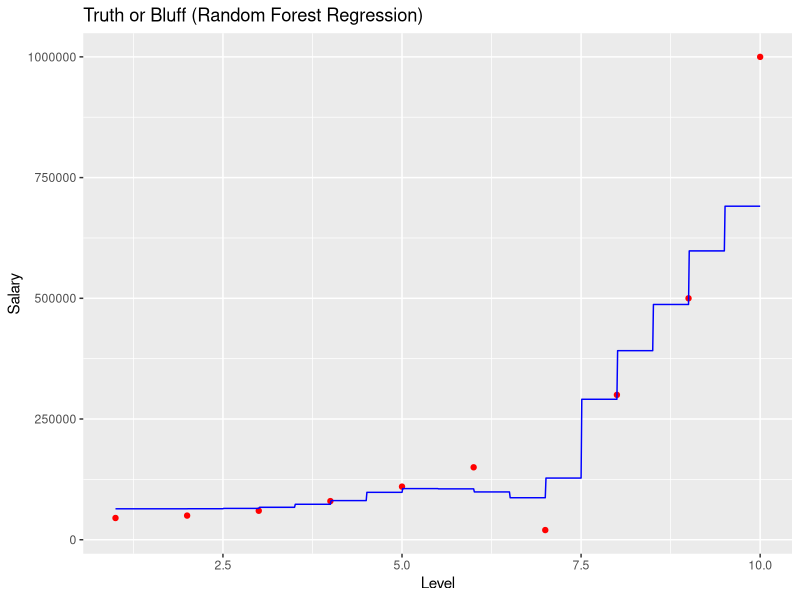

Recreate this plot in R.
# Random Forest Regression
# Best suited for multidimensional data set

# Importing the dataset
dataset_given = read.csv('Position_Salaries.csv')
dataset = dataset_given[2:3]

# Splitting the dataset into the Training set and Test set (since we have LESS data here)
# # install.packages('caTools')
# library(caTools)
# set.seed(123)
# split = sample.split(dataset$Salary, SplitRatio = 2/3)
# training_set = subset(dataset, split == TRUE)
# test_set = subset(dataset, split == FALSE)

# Feature Scaling (NOT REQUIRED for tree algorithms)
# training_set = scale(training_set)
# test_set = scale(test_set)

# Fitting Random Forest Regression to the dataset
# install.packages('randomForest')
library(randomForest)
set.seed(1234)
regressor = randomForest(x = dataset[1],
                         y = dataset$Salary,
                         ntree = 500) # x has independent variable, y has dependent variable
# can start ntree with 10, but more trees make the model more robust.

# Predicting a new result with Random Forest Regression
y_pred = predict(regressor, data.frame(Level = 6.5))

# Visualising the Random Forest Regression results (higher resolution)
# install.packages('ggplot2')
library(ggplot2)
x_grid = seq(min(dataset$Level), max(dataset$Level), 0.01) #0.01 gives better plot than 0.1 and so on.
ggplot() +
  geom_point(aes(x = dataset$Level, y = dataset$Salary),
             colour = 'red') +
  geom_line(aes(x = x_grid, y = predict(regressor, newdata = data.frame(Level = x_grid))),
            colour = 'blue') +
  ggtitle('Truth or Bluff (Random Forest Regression)') +
  xlab('Level') +
  ylab('Salary')